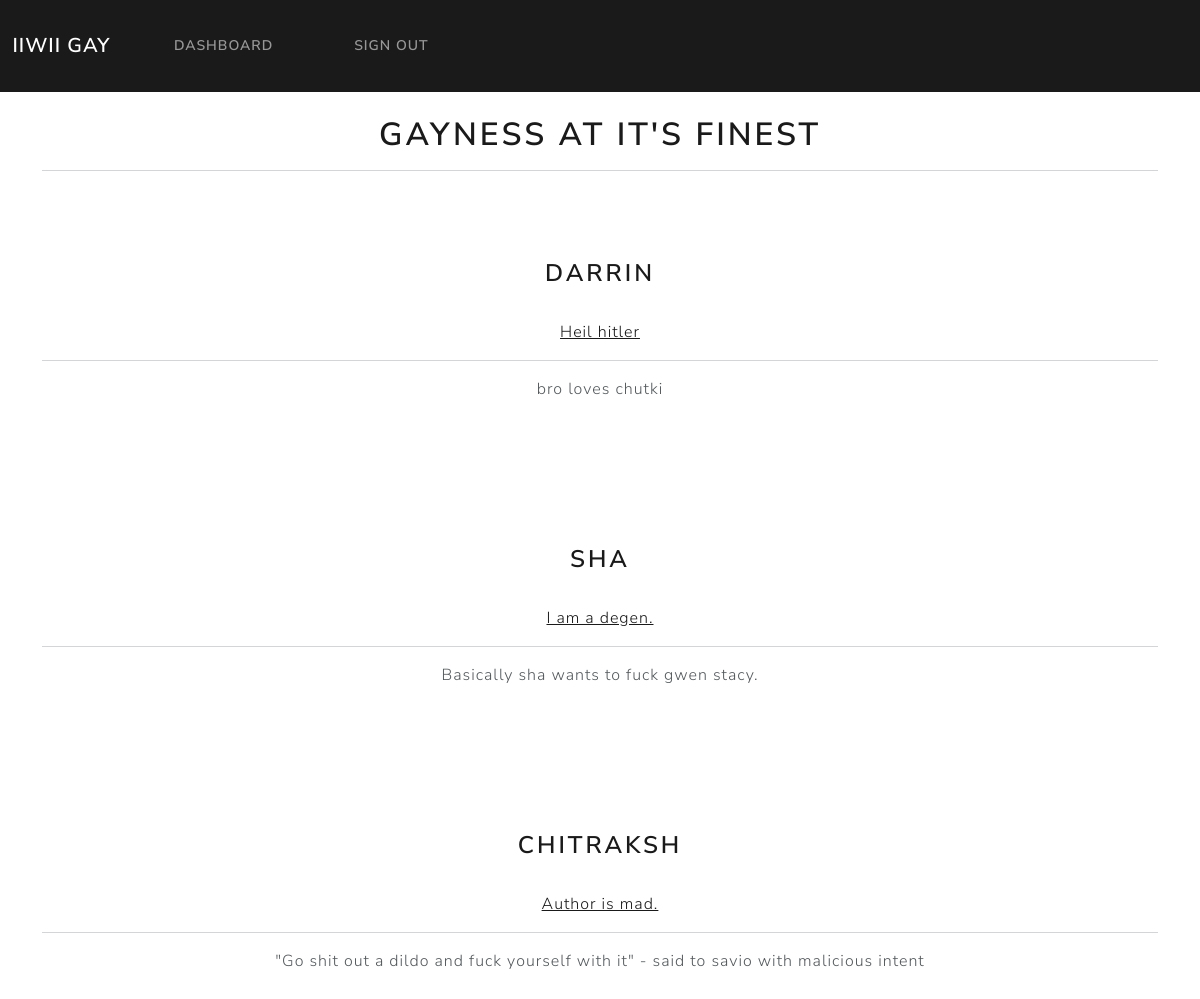
The app's page / (signed in) with its own data.
### users/models.py (models this page shows, shortened)
class Post(models.Model):
    title = models.CharField(max_length=100)
    content = models.TextField()
    date_created = models.DateTimeField(default=timezone.now)
    author = models.ForeignKey(User, on_delete=models.CASCADE)
    class Meta:
        ordering = ['-date_created']

### users/views.py (the view)
# urls.py: 2. Add a URL to urlpatterns:  path('', views.home, name='home')
def home(request):
    posts = Post.objects.all()
    return render(request, 'users/index.html', context={
        'posts': posts,
    })

### users/templates/users/index.html
{% extends 'users/base.html' %}
{% block content %}
    <div class="text-center">
        <br>
        <h1>Gayness at it's finest</h1>
        <hr>
        <br>
        <br>
        {% if not user.is_authenticated %}
            <a class="btn btn-primary" type="button" href="{% url 'user-register' %}">Create your account</a>
        {% else %}
            {% for post in posts %}
                <div class="text-center">
                    <br>
                    <h3>{{post.author}}</h3>
                    <br>
                    <a href="{% url 'view-post' post.id %}">{{post.title}}</a>
                    <hr>
                    {{post.content}}
                    <br><br>
                    <br>
                    <br><br><br>
                </div>
            {% endfor %}
        {% endif %}
    </div>
{% endblock %}

### users/templates/users/base.html (shortened to what this page needs)
{% load static %}
<!DOCTYPE html>
<html>
    <head>
        <link rel="stylesheet" type="text/css" href="https://bootswatch.com/5/lux/bootstrap.min.css">
    </head>
    <body>
        {% include 'users/navbar.html' %}
        <div class="container">
            {% block content %}
            {% endblock %}
        </div>
    </body>
</html>

### users/templates/users/navbar.html (shortened to what this page needs)
<nav class="navbar navbar-expand-lg navbar-dark bg-primary justify-content-center">
    <a class="navbar-brand main-heading" href="{% url 'home' %}">
      &nbsp; IIWII Gay
    </a>
      <div class="collapse navbar-collapse text-center" id="navbarNavDropdown">
        <ul class="navbar-nav mr-auto">
          {% if user.is_authenticated %}
            <li class="nav-item">
              <a class="nav-link" href="{% url 'user-dashboard' %}">Dashboard &nbsp;  </a>
            </li>
            <li class="nav-item">
              <a class="nav-link" href="{% url 'user-logout' %}">Sign out &nbsp;  </a>
            </li>
        </ul>
        {% endif %}
      </div>
  </nav>

### records on screen
Post: author "DARRIN", title "Heil hitler", content "bro loves chutki"
Post: author "SHA", title "I am a degen.", content "Basically sha wants to fuck gwen stacy."
Post: author "CHITRAKSH", title "Author is mad.", content "\"Go shit out a dildo and fuck yourself with it\" - said to savio with malicious intent"
